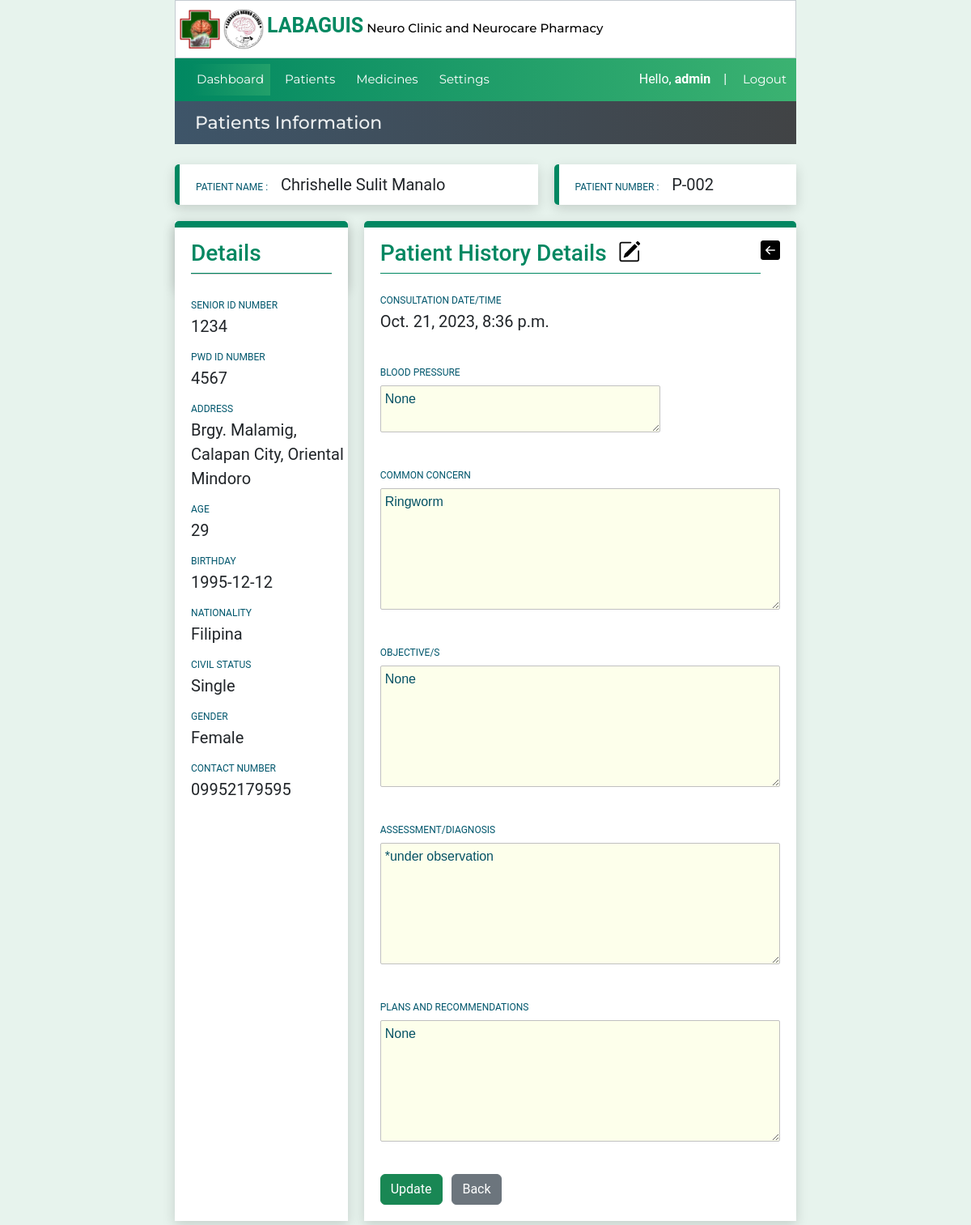
/patientinfo/27/medicalhistoryinfo/edit/40 (signed in), run on an earlier commit of the app's database.
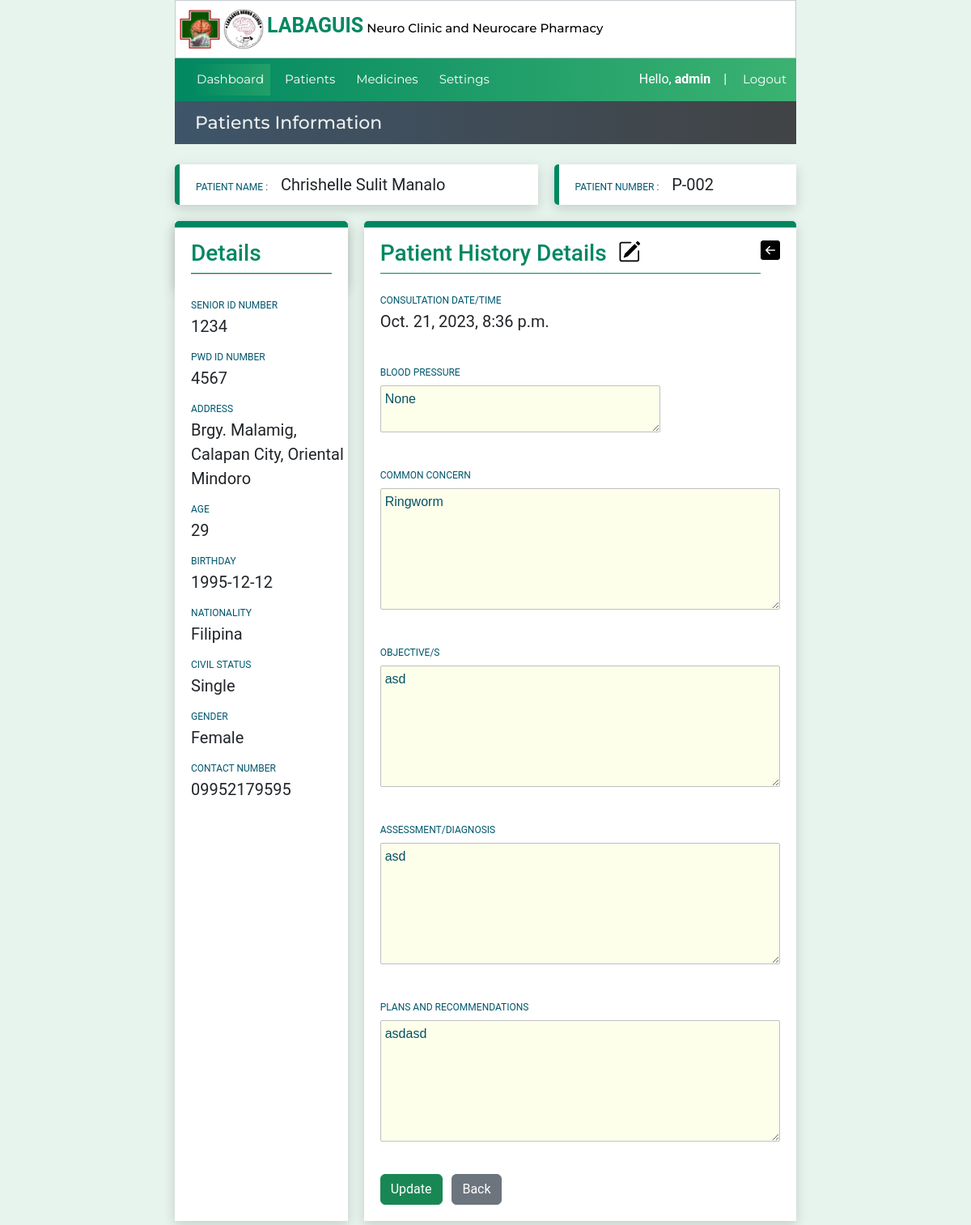
And on a later commit of the database.
### website/models.py (models this page shows)
class Patienthistory(models.Model):
    created_at = models.DateTimeField(auto_now_add=True)
    consultCounter = models.CharField(max_length=50)
    patient_code=models.CharField(max_length=50)
    diagnosis = models.TextField(default="*under observation",max_length=500,null=True, blank=True)
    remarks = models.TextField(max_length=500,null=True, blank=True)
    objectives = models.TextField(max_length=500,null=True, blank=True)
    plans_recommendations = models.TextField(max_length=500,null=True, blank=True)
    bp = models.CharField(max_length=50,null=True, blank=True)
    weight = models.CharField(max_length=50,null=True, blank=True)
    height = models.CharField(max_length=50,null=True, blank=True)
    bodytemp = models.CharField(max_length=50,null=True, blank=True)

### website/views.py (the view, shortened to what this page needs)
# urls.py: path('patientinfo/<int:pk>/medicalhistoryinfo/edit/<int:pkHistory>',views.editmedicalhistory, name='editmedicalhistory'),
@login_required(login_url="loginuser")
def editmedicalhistory(request,pk,pkHistory):
    context=patientinfoData(pk)
    patienthistory_Data= Patienthistory.objects.get(id=pkHistory)
    context['patient_history']= patienthistory_Data
    pCode= context['pCode']
    return render(request,'editmedhistory.html',context)

### website/views.py (called while the page is built)
def patientinfoData(pk):
    medicines_list = Medicinelist.objects.all()
    patient_record = Patient.objects.get(id=pk)
    medicationrecord = Prescription.objects.filter(patient_code=patient_record.patient_code)
    context = { 'medicationrecord': medicationrecord,
               'patient_record':patient_record,
               'medicines_list':medicines_list,
               'pCode':patient_record.patient_code,
               'pID':pk,
               }
    return context

### website/templates/editmedhistory.html (shortened to what this page needs)
{% extends 'patientinfo.html' %}
{% load custom_tags %}
{% load static %}
{% block btn-back %} <a href="javascript:history.go(-1)">
    <h4 style="color:black;"><i class="bi bi-arrow-left-square-fill"></i></h4>
</a>{% endblock btn-back %}
{% block title %}
<div class="lbl-details "><h3>Patient History Details &nbsp<a href="#"><i class="bi iconcolor bi-pencil-square"></i></a></h3></div>
{% endblock title %}
{% block content1 %}
<div class="add_medicalhistorytable">
    <form method="POST">
    <label class="lbl-pname">CONSULTATION DATE/TIME</label><br />
    <label class="value-pname">{{patient_history.created_at}} </label>
</div>
<div class="add_medicalhistorytable">
    <label class="lbl-pname">BLOOD PRESSURE</label><br />
    <textarea id="id_bp" class="reg-input" cols="100%" name="bps" required>{{patient_history.bp}}</textarea>
</div>
<div class="add_medicalhistorytable">
    <label class="lbl-pname">COMMON CONCERN</label><br />
    <textarea id="id_remarks" class="reg-input" cols="100%" name="remarksss" required>{{patient_history.remarks}}</textarea>
</div>
<div class="add_medicalhistorytable">
    <label class="lbl-pname">OBJECTIVE/S</label><br />
    <textarea id="id_diagnosis" class="reg-input" cols="100%" name="objectivess" required>{{patient_history.objectives}}</textarea>
</div>
<div class="add_medicalhistorytable">
    <label class="lbl-pname">ASSESSMENT/DIAGNOSIS</label><br />
    <textarea id="id_diagnosis" class="reg-input" cols="100%" name="diagnosisss" required>{{patient_history.diagnosis}}</textarea>
</div>
<div class="add_medicalhistorytable">
    <label class="lbl-pname">PLANS AND RECOMMENDATIONS</label><br />
    <textarea id="id_diagnosis" class="reg-input" cols="100%" name="plansrecommendationss" required>{{patient_history.plans_recommendations}}</textarea>
</div>
<div class="add_medicalhistorytable">
    <button type="submit" class="btn btn-success" >Update</button>&nbsp&nbsp
    <a href="javascript:history.go(-1)" class="btn btn-secondary" >Back</a>
</div>
{% endblock content1 %}

What changed in the data, as far as the page shows it:
changed Patienthistory "None": objectivess "None" → "asd"; diagnosisss "*under observation" → "asd"; plansrecommendationss "None" → "asdasd"
